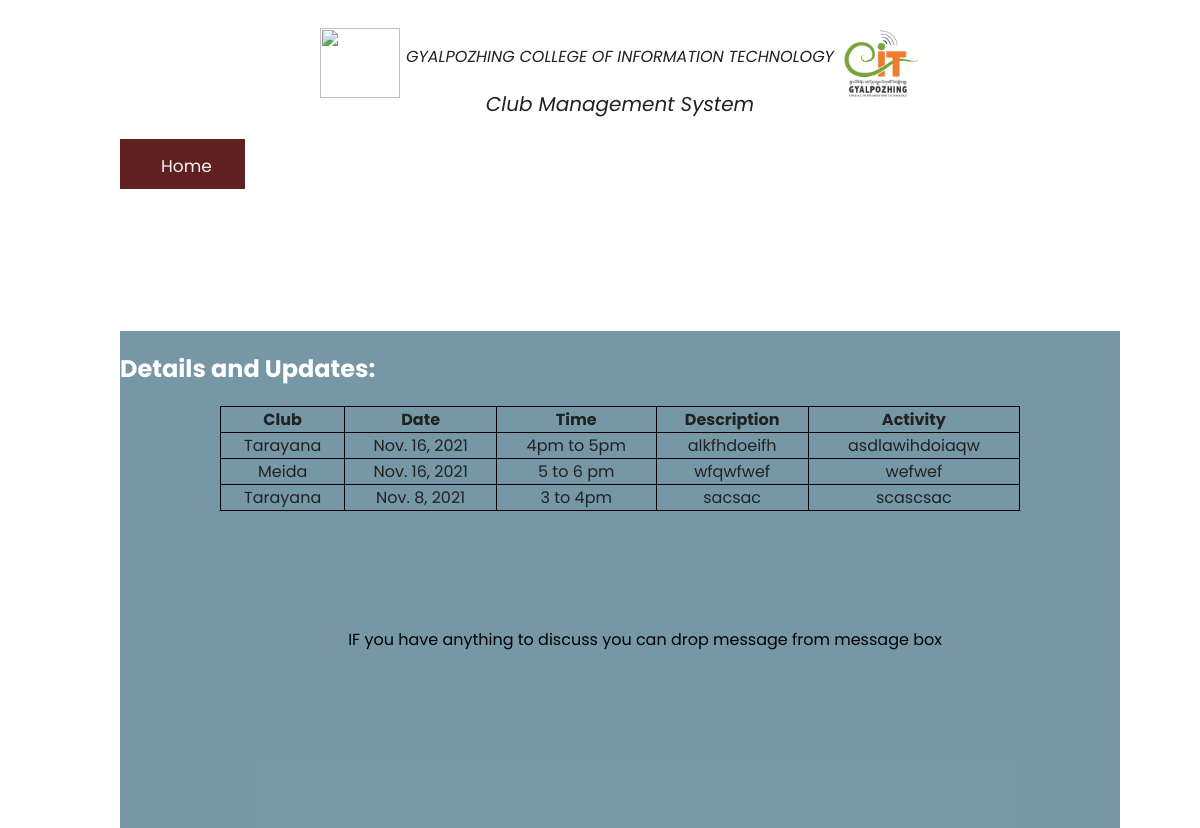
The app's page /record/ with its own data.
### clubsystem/models.py (models this page shows)
class Record(models.Model):
    Name = models.CharField(max_length=100)
    Date = models.DateField()
    Time = models.CharField(max_length=100)
    Description = models.CharField(max_length=100)
    Activity = models.CharField(max_length=100)
    class Meta:
        db_table= "Record"

### clubsystem/views.py (the view)
# urls.py: path('record/', views.recordnow, name='record'),
def recordnow(request):
	stu = Record.objects.all()
	return render(request, 'record.html',{'stu': stu})

### templates/record.html (shortened to what this page needs)
<!DOCTYPE html>
<html>
<head>
  {% load static %}
  <link rel="stylesheet" type="text/css" href="{% static 'css/ass.css' %}">
  <link rel="stylesheet" type="text/css" href="{% static 'css/style.css' %}">
</head>
<body>
  <div class="container">
  <div class="header">
    <div class="gcit" align="center">
        <img class="img2" src="{% static 'img/RUB.png' %}" align="left">
        <img class="img1" src="{% static 'img/gcit.jpg' %}" align="right">
      <p>GYALPOZHING COLLEGE OF INFORMATION TECHNOLOGY</p>
      <p class="it">Club Management System</p>
    </div>
 <div class="topnav">
  <a href="{%  url 'index'%}">Home</a>
</div>
   </div>
   </div>
<div class="middle">
  <div class="mark"><h2><marquee behavior="scroll" direction="right"; style="color: white">Details and Updates:</marquee></h2></div>
        <center>
          {% if stu %}
          <table class="table" border="1"  cellspacing="0" cellpadding="12px">
            <tr>
              <th>Club</th>
              <th>Date</th>
              <th>Time</th>
              <th>Description</th>
              <th>Activity</th>
            </tr>
            {% for st in stu %}
            <tr>
              <td style="border: 1px solid black; border-collapse: collapse;" >{{st.Name}}</td>
              <td>{{st.Date}}</td>
              <td>{{st.Time}}</td>
              <td>{{st.Description}}</td>
              <td>{{st.Activity}}</td>
            </tr>
            {% endfor %}
          </table>
            {% else %}
              <h1>No data</h1>
            {% endif %}
<p align="center" class="p" >IF you have anything to discuss you can drop message from message box</p>
</div>
</body>
</html>

### static/css/ass.css (style rules this page uses)
* { background-size: 1300px; padding: 0px; }
body { width: 960px; background-image: url(/static/images/a9.jpg); }
.header { position: absolute; width: 1000px; height: 130px; background-color: white; left: 10%; }
.gcit { font-size: 100; font-style: oblique; padding-top: 20px; }
.it { font-size: 20px; font-style: oblique; }
.img1 { padding-right: 20%; height:70px; width: 80px; }
.img2 { padding-left: 20%; height: 70px; width: 80px; }
.topnav { background-color: #602020; padding-left: 75%; position: relative; width: 450px; height: 50px; }
.topnav a { float: left; color: #f2f2f2; text-align: right; padding: 14px 16px; text-decoration: none; font-size: 17px; }
.middle { position: absolute; width: 1000px; height: 600px; background-color: white; left: 10%; top: 40%; }
.p { color: white; padding-left: 50px; }

### static/style.css (style rules this page uses)
html, body { height: 100%; width: 100%; font-family: 'Poppins',sans-serif; color: #222; }

### templates/record.html (style rules this page uses)
body { width: 960; background-image: url(/static/images/a12.jpg); }
.topnav { background-color: #602020; padding-left: 25px; padding-right: 50px; position: absolute; width: 50px; height: 50px; }
.middle { position: absolute; width: 1000px; height: 500px; background-color:rgb(92,132,150,0.84); left: 10%; top: 40%; }
.header { position: absolute; width: 1000px; height: 117px; background-color: white; left: 10%; padding-top: -500%; }
.table, th, td { border: 1px solid black; border-collapse: collapse; }
.table { position: relative; text-align: center; width:50%; height: 40%; }
.p { padding-top: 10%; color: black; }
.table { width: 80%; }

### records on screen
Record: Name "Tarayana", Date "Nov. 16, 2021", Time "4pm to 5pm", Description "alkfhdoeifh", Activity "asdlawihdoiaqw"
Record: Name "Meida", Date "Nov. 16, 2021", Time "5 to 6 pm", Description "wfqwfwef", Activity "wefwef"
Record: Name "Tarayana", Date "Nov. 8, 2021", Time "3 to 4pm", Description "sacsac", Activity "scascsac"
